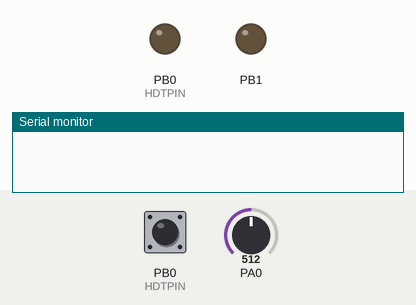
A program run on a simulated ATmega16, built with avr-gcc and emulated at 8 MHz. On the bench: output pins drawn as LEDs (lit = HIGH), the last lines printed to the serial monitor. The inputs (shaded band) are chosen by the test bench; at power-on: PA0 = 512, PB0 (HDTPIN) HIGH.

Above: at 0.1 s.
At 6.1 s:
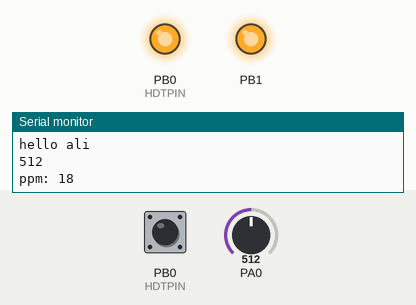
Timing chart, 0 to 7.6 s (numbered marks = the images above):
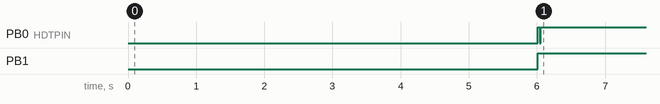

The program:

main.c
```c
/*
 * sensors_main.c
 *
 *  Created on: ?? جمادى الآخرة، ???? هـ
 *      Author: Ali Makhlouf
 */

#include "micro_config.h"
#include "uart.h"
#include "std_types.h"
#include "MQ_2.h"
#include <stdlib.h>
#include <math.h>

int main()
{

	char DHT11_data[5] = {0};
	char arr[10];

	_delay_ms(1000);
	UART_init();

	UART_sendStrByMark("hello ali \r\n", 0);

	MQ2_init();
	DHT_init();

	unint16_t ppm;
	DDRB |= 2;
	PORTB |= 2;
	PORTB |= 1;

	UART_sendStrByMark("hello ali \r\n", 0);

	while (1)
	{

		ppm = MQ2_get_result();
		itoa(ppm, arr, 10);
		UART_sendStrByMark("ppm: ", 0);
		UART_sendStrByMark(arr, 0);
		UART_sendChr(13);
		UART_sendChr(10);

		DHT11_read(DHT11_data);

		itoa(DHT11_data[0], arr, 10);
		UART_sendStrByMark("H2O: ", 0);
		UART_sendStrByMark(arr, 0);
		UART_sendChr(13);
		UART_sendChr(10);

		itoa(DHT11_data[2], arr, 10);
		UART_sendStrByMark("C: ", 0);
		UART_sendStrByMark(arr, 0);
		UART_sendChr(13);
		UART_sendChr(10);

		_delay_ms(2000);
	}

	return 0;
}
```

ADC_lib.c
```c
/*
 * ADC_lib.c
 *
 *  Created on: ? ÔÚÈÇä¡ ???? åÜ
 *      Author: hppp
 */
#include "ADC_lib.h"

#if(ADC_INT == 1)
volatile unint8_t adc_flag=5;
ISR (ADC_vect)		/*adjusted by the user*/
{
	adc_flag=1;
}
#endif

/*=====================================================================
 * ====================================================================
 */

void ADC_init(void)
{
	/* ADMUX Register Bits Description:
	 * REFS1:0 = 00 to choose to connect external reference voltage by input this voltage through AREF pin
	 * ADLAR   = 0 right adjusted
	 * MUX4:0  = 00000 to choose channel 0 as initialization
	 */
	ADMUX =(UPPER_LIMIT_SOURCE << REFS0) | (ADJUST_RESULT_BITS << ADLAR);

	/* ADCSRA Register Bits Description:
	 * ADEN    = 1 Enable ADC
	 * ADIE    = 0 Disable ADC Interrupt
	 * ADPS2:0 = 011 to choose ADC_Clock=F_CPU/8=1Mhz/8=125Khz --> ADC must operate in range 50-200Khz
	 */
	ADCSRA = (1 << ADEN) | (FREQ_PRESCALER << ADPS0) | (ADC_INT << ADIE);
}


#if (ADC_INT == 0) //if ADC in interrupt mode
unint16_t ADC_read(unint8_t channel_num)
{
	DDRA &= ~(1 << channel_num); // assign the pin as input
	channel_num &= 0x07; /* channel number must be from 0 --> 7 */
	/*clear first 5 bits in the ADMUX (unchoose any previously chosen channel)
	 * (channel number MUX4:0 bits) before setting the required channel
	 * */
	ADMUX &= 0xE0;
	ADMUX |= channel_num; /* choose the correct channel by setting the channel number in MUX4:0 bits */
	SET_BIT(ADCSRA,ADSC); /* start conversion process by writing '1' to ADSC */
	while (BIT_IS_CLEAR(ADCSRA,ADIF)); /* wait for conversion to complete ADIF becomes '1' */
	SET_BIT(ADCSRA,ADIF); /* clear ADIF by write '1' to it :) */
	ADMUX &= 0xE0; //unchoose the channel again
	return GET_ADC_RESULT; /* return the data register */
}
#else
void ADC_read(unint8_t channel_num)
{
	DDRA &= ~(1 << channel_num); // assign the pin as input
	channel_num &= 0x07; /* channel number must be from 0 --> 7 */
	ADMUX &= 0xE0; /* clear first 5 bits in the ADMUX (channel number MUX4:0 bits) before set the required channel */
	ADMUX = ADMUX | channel_num; /* choose the correct channel by setting the channel number in MUX4:0 bits */
	SET_BIT(ADCSRA,ADSC); /* start conversion write '1' to ADSC */
}
#endif
```

ADC_lib.h
```c
/*
 * ADC_lib.h
 *
 *  Created on: ? ÔÚÈÇä¡ ???? åÜ
 *      Author: hppp
 */

#ifndef ADC_LIB_H_
#define ADC_LIB_H_

#include "micro_config.h"
#include "std_types.h"
#include "common_macros.h"


//********************ADC CONFIGURATIONS**************************
/*ANALOG SIGNAL UPPER LIMIT SOURCE
AREF_PIN 0
AVCC_PIN 1
INTERNAL_SOURCE_2.56V 3
CHOOSE ONE OF THE ABOVE IN THE FOLLOWING CONFIGURAION*/
#define UPPER_LIMIT_SOURCE  1

/*CHOOSE THE RESULT BIT ALIGNMENT
 *LEFT_ADJUSTED_RESULT 1
 *RIGHT_ADJSUTED_RESULT 0
 *CHOOSE ONE OF THE ABOVE IN THE FOLLOWING CONFIGURAION
 */
#define ADJUST_RESULT_BITS 0


/* 1 for enable ---0 for disable*/
#define ADC_INT 0
//************************* END ***********************************

//THE FREQUENCY PRESCALER
#if (F_CPU > 12000000)
#define FREQ_PRESCALER 7
#elif (F_CPU > 6000000)
#define FREQ_PRESCALER 6
#elif (F_CPU > 3000000)
#define FREQ_PRESCALER 5
#elif (F_CPU > 1000000)
#define FREQ_PRESCALER 4
#elif (F_CPU == 1000000)
#define FREQ_PRESCALER 3
#endif

/*TO STANDARDISE THE ADC_ADJUSTMENT IN ORDER TO READ FROM THEM
  AFTER THE CONVERSION PROCESS HAPPENS*/
#if(ADJUST_RESULT_BITS == 0) /*right adjusted*/
#define GET_ADC_RESULT (ADCL + ((unint16_t)ADCH << 8))
#else /*LEFT ADJUSTED*/
#define GET_ADC_RESULT ((ADCL >> 6) + ((unint16_t)ADCH << 2))
#endif

/*
 * Description :
 * Function responsible for initialize the ADC driver.
 */
void ADC_init(void);

/*
 * Description :
 * Function responsible for read analog data from a certain ADC channel
 * and convert it to digital using the ADC driver.
 */
#if(ADC_INT == 0) //if an interrupt is used
unint16_t ADC_read(unint8_t channel_num);
#else
unint16_t ADC_read(unint8_t channel_num);
volatile extern unint8_t adc_flag; /*flag indicating ADC interrupt happend*/
#endif


#endif /* ADC_LIB_H_ */
```

DHT11.c
```c
#include "DHT11.h"

//NOTE:all the statement comments below are extra that are used for checking the work of the module by debugging it oscilliscope

void DHT_init()
{
	HDTDIR  |= (1<<HDTPIN);
	HDTPORT |= (1<<HDTPIN);
}


void DHT11_read(char *arr)
{

	HDTDIR |= (1 << HDTPIN);
	HDTPORT &= ~(1 << HDTPIN);      //first send start signal(low signal for 18 ms)
	_delay_ms(18);
	HDTPORT |= (1 << HDTPIN);       //pull up
	HDTDIR &= ~(1 << HDTPIN);	    //turn to input and wait for HDT 11 response

	while ((HDTPIN_STATUS & (1 << HDTPIN)));// checking for the ending of the high signal( beginning of response )(20-40us)

	while (!(HDTPIN_STATUS & (1 << HDTPIN)));//wait until the end of a low signal from DHT(80 us)

	while (HDTPIN_STATUS & (1 << HDTPIN));//wait until the end of a high signal from DHT(80 us)

	for (unint8_t cnt = 0; cnt < 5; cnt++ )		//5 times for each 8 bit of the 40-bit data
	{
		arr[cnt] = 0;					//clear the bit from the previous reading

		for (int8_t j = 0; j < 8; j++ )			//8 times to save the the bits of each byte of data
		{

			while (!(HDTPIN_STATUS & (1 << HDTPIN))) //wait for the 50us low signal before the data finishes
			{

			}

			_delay_us(40); // go th the part of the signal where you check for the signal part

			if(HDTPIN_STATUS & (1 << HDTPIN)) //if the high signal is more than 40us (means high bit) (70us)
			{
				arr[cnt] |= (1 << (7 - j)); //put 1 to the

				while (HDTPIN_STATUS & (1 << HDTPIN)) //waiting for the high signal to finish (in the case of the 70us)
				{

				}

			}

		}

	}

}
```

DHT11.h
```c
#ifndef  DHT11_library
#define  DHT11_library

#include "micro_config.h"
#include "std_types.h"

/***************************choose port and pin***********/
#define HDTDIR DDRB
#define HDTPORT PORTB
#define HDTPIN_STATUS PINB
#define HDTPIN  0
/*********************************************************/


void DHT_init(); //
void DHT11_read(char *arr); //sends an array of 5 cells , reads the module and puts the values in the array


#endif
```

MQ_2.c
```c
#include "MQ_2.h"

static unsigned int MQ2_GetPercentage(float , float ,float b, float);

// it calibrates the sensor to get the value of RO resistor
static float MQ2_Calibration ();

//  reads the analog value then derives the rs value
static float MQ2_get_res();

// it calibrates the sensor to get the value of RO resistor
static float MQ2_Calibration()
{
	char arr[10];

	unsigned char i;
	float val = 0;
	unint16_t adc_result;

	_delay_ms(5000);
	adc_result = ADC_read(MQ2_PIN);
	itoa((int)(adc_result), arr, 10);
	UART_sendStrByMark(arr, 0);
	UART_sendStrByMark("\r\n", 0);
	val = MQ2_CALC_R_VALUE(adc_result);


	/*for (i = 0; i < CALIBARAION_SAMPLE_TIMES; i++ )
	{
		//take multiple samples
		//it derives the resistance Rs from the analog read
		//applying the voltage divider formula to get the result
		adc_result = ADC_read(MQ2_PIN);
		val += MQ2_CALC_R_VALUE(adc_result);
		_delay_ms(CALIBRATION_SAMPLE_INTERVAL);
	}
	//calculate the average value
	val = val / CALIBARAION_SAMPLE_TIMES;*/


	/*itoa((int)(val), arr, 10);

	UART_sendStrByMark("val value is", 0);
	UART_sendStrByMark(arr, 0);
	UART_sendChr(13);
	UART_sendChr(10);*/


	val = val / RO_CLEAN_AIR_FACTOR;//divided by CLEAN_AIR_FACTOR result to R0
	//according to the chart in the datasheet
	/*itoa((int)(val), arr, 10);
	UART_sendStrByMark("val  after is:", 0);
	UART_sendStrByMark(arr, 0);
	UART_sendChr(13);
	UART_sendChr(10);*/

	return val;
}

//-----------------------------------------------------
//reads the analog value then derives the Resistance value value
static float MQ2_get_res()
{
	char arr[10];
	unsigned char i;
	float rs = 0;
	unint16_t adc_result;

	adc_result = ADC_read(MQ2_PIN);
	itoa((int)(adc_result), arr, 10);
	UART_sendStrByMark(arr, 0);
	UART_sendStrByMark("\r\n", 0);
	rs = MQ2_CALC_R_VALUE(adc_result);


	/*for (i = 0; i < READ_SAMPLE_TIMES; i++ )
	{
		adc_result = ADC_read(MQ2_PIN);
		rs += MQ2_CALC_R_VALUE(adc_result);
		_delay_ms(READ_SAMPLE_INTERVAL);
	}

	rs /= READ_SAMPLE_TIMES;*/

	//itoa((int)(rs), arr, 10);

	/*sprintf(arr,"%.3f",rs);

	UART_sendStrByMark("RS value is", 0);
	UART_sendStrByMark(arr, 0);
	UART_sendChr(13);
	UART_sendChr(10);

	itoa(adc_result, arr, 10);
	UART_sendStrByMark("V:  ", 0);
	UART_sendStrByMark(arr, 0);
	UART_sendChr(13);
	UART_sendChr(10);
*/


	return rs;
}


void MQ2_init()
{
	ADC_init();
	MQ2_R0 = MQ2_Calibration();
}
/*****************************  MQGetGasPercentage **********************************
Input:   rs_ro_ratio - Rs divided by Ro
         gas_id      - target gas type
Output:  ppm of the target gas
Remarks: This function passes different curves to the MQGetPercentage function which
         calculates the ppm (parts per million) of the target gas.
************************************************************************************/


static unsigned int MQ2_GetPercentage(float ratio, float m, float y, float x)
{
	char arr[10];
	double temp;
	temp = log10(ratio);
		/*itoa((int)(temp), arr, 10);

		UART_sendStrByMark("log10 value is", 0);
		UART_sendStrByMark(arr, 0);
		UART_sendChr(13);
		UART_sendChr(10);*/

	temp = (((temp - y) / m) + x);

			/*itoa((int)(temp), arr, 10);

			UART_sendStrByMark("log10 form", 0);
			UART_sendStrByMark(arr, 0);
			UART_sendChr(13);
			UART_sendChr(10);*/

		double power = pow(10, temp);

		/*itoa((int)(power), arr, 10);

		UART_sendStrByMark("POWER:", 0);
		UART_sendStrByMark(arr, 0);
		UART_sendChr(13);
		UART_sendChr(10);*/


	return (unint16_t)(pow(10,( ((log10(ratio) - y) / m) + x)));
}


//the function that gets the PPM value of various gases  from the RS/RO ratio
/*unsigned int MQ2_GetGasPercentage(float y, char gas_id)
{
	if (gas_id == GAS_SMOKE)
	{
		return MQ2_GetPercentage(y, SMOKE_SLOPE, SMOKE_B);
	}
	else
	{
		return 0;
	}

}*/

unint16_t MQ2_get_result()
{
	unint16_t ppm_result = MQ2_GetPercentage((MQ2_get_res(MQ2_PIN) / MQ2_R0), SMOKE_SLOPE, SMOKE_Y, SMOKE_X);

	return ppm_result;
}
```

MQ_2.h
```c
#ifndef MQ2_ibrary
#define MQ2_library

#include "ADC_lib.h"
#include <avr/io.h>
#include <util/delay.h>
#include "micro_config.h"
#include "std_types.h"
#include <math.h>
#include "stdlib.h"
#include "uart.h"


/******************choose the adc channel(pin)*********************/
#define MQ2_PIN  0

/******************************************************************/


#define	RL_VALUE  (10)  //define the load resistance on the board, in kilo ohms
#define NO_OF_CALIBARAIONS (30)    // NO OF TIMES TAKEN IN A CALIBRATION
#define CALIBARAION_SAMPLE_TIMES (50)     //define how many samples you are going to take in the calibration phase
#define CALIBRATION_SAMPLE_INTERVAL (100)   //define the time interal(in milisecond) between each samples in the
//cablibration phase
#define READ_SAMPLE_INTERVAL (10)    //define the time interval (in milliseconds) between each samples in
#define READ_SAMPLE_TIMES (50)     //define how many samples you are going to take in normal operation
//normal operator


//-------------------------------------------------------------------------------------
//constant #defines
#define         RO_CLEAN_AIR_FACTOR          (9.83)  //RO_CLEAR_AIR_FACTOR=(Sensor resistance in clean air)/RO,
//which is derived from the chart in datasheet


//#define         GAS_LPG                    (0)
//#define         GAS_CO                     (1)
#define         GAS_SMOKE                    (2)


//Y=MX+N{2.3,0.53
#define			SMOKE_SLOPE					-0.4434025702  //the log slope
#define			SMOKE_Y						0.53	  // the intercept value(b)
#define		    SMOKE_X						2.3
//------------------------------------------------------------------------------------


//void MQ_init(char pin);

float MQ2_R0;

#define MQ2_CALC_R_VALUE(adc_result) ((1023.0 - ((float)adc_result)) / ((float)adc_result))

//it derives the resistance Rs from the analog read
//float MQ2_ResistanceCalculation(unsigned int raw_adc);


//  reads the analog value then derives the rs value
//float MQ2_get_res();


unint16_t MQ2_get_result();


//the function that gets the PPM value of various gases  from the RS/RO ratio
//unsigned int MQ2_GetGasPercentage(float y, char gas_id);

void MQ2_init();

#endif
```

uart.c
```c
/* ---------------------------------------------------------------------------------------------------
[FILE NAME]: uart.c
[AUTHOR(S)]: Ali Makhlouf
[DATE CREATED]: 15/6/2016
[DESCRIPTION]: library c file for UART serial communication
--------------------------------------------------------------------------------------------------- */


#include "uart.h"
/*this part is interrupt and can be adjusted by the user*/
#if(RECEIVE_COMPLETE_INTERRUP==1)
	volatile unint8_t uart_rxc_flag;
#endif

#if(TRANSMIT_COMPLETE_INTERRUP==1)
	volatile unint8_t uart_txc_flag;
#endif

#if(DATA_REGISTER_EMPTY_INTERRUP==1)
	volatile unint8_t uart_empty_flag;
#endif

#if(RECEIVE_COMPLETE_INTERRUP==1)
	ISR(USART_RXC_vect)
	{

	}
#endif

#if(TRANSMIT_COMPLETE_INTERRUP==1)
	ISR(USART_TXC_vect )
	{

	}
#endif

#if(DATA_REGISTER_EMPTY_INTERRUP==1)
	ISR(USART_UDRE_vect)
	{

	}
#endif

/***************************************************/
void UART_init()
{

	/*calculate UBBR value the formula is (CPU_FREQUENCY / (16_OR_8 * BAUD RATE))  -1 */
	unint16_t UBBR_value = DIVIDE_FIXED_POINT_UART(CPU_FREQ_IN_FIXEDP,
						  	  	  	  	  	  	  MULTIPLY_FIXED_POINT_UART(FIXEDP_FACTOR_8_16,
						  	  	  	  	  	  			  	  	           FIXEDP_BAUD_RATE,
																		   UART_PRECISION_BITS),
											      UART_PRECISION_BITS) - (1<<UART_PRECISION_BITS);
	if((UBBR_value & 1) ) //if the precision bit is 0.1 in binary meaning 0.5 in decimal we should round up
	{
		UBBR_value = (UBBR_value >> 1) +1; //remove the precision bit and round up
	}
	else //if the precision bit is not 0.1 in binary meaning less than 0.5 in decimal we should round down
	{
		UBBR_value >>= UART_PRECISION_BITS; // round down by just removing the precision bit
	}

	//PORTB = UBBR_value; just for testing
	//setting the U2X bit to 1 for double speed asynchronous
	UCSRA = (DOUBLE_SPEED<< U2X);
	/************************** UCSRB Description **************************
	 * RXCIE = 1/0 En/Disable USART RX Complete Interrupt Enable
	 * TXCIE = 1/0 En/Disable USART Tx Complete Interrupt Enable
	 * UDRIE = 1/0 En/Disable USART Data Register Empty Interrupt Enable
	 * RXEN  = 1/0 Receiver En/Disable
	 * TXEN  = 1/0 Transmitter En/DisEnable
	 * UCSZ2 = 0   For 8-bit data mode
	 * RXB8 & TXB8 not used for 8-bit data mode
	 ***********************************************************************/
	UCSRB = (TRANSMIT_ENABLE << TXEN)|(RECIEVE_ENABLE<<RXEN) |(TRANSMIT_COMPLETE_INTERRUP<<TXCIE)|(RECEIVE_COMPLETE_INTERRUP<<RXCIE)|(DATA_REGISTER_EMPTY_INTERRUP<<UDRIE);

	/************************** UCSRC Description **************************
	 * URSEL   = 1 The URSEL must be one when writing the UCSRC
	 * UMSEL   = 0/1 As/Synchronous Operation
	 * UPM1:0  = 0 Disable parity bit
	 * USBS    = 0 One stop bit
	 * UCSZ1:0 = 11 For 8-bit data mode
	 * UCPOL   = 0 Used with the Synchronous operation only
	 ***********************************************************************/
	UCSRC =(1<<URSEL)|(SYNCH_ASYNCH<<UMSEL)|(PARITY<<UPM0)|(STOP_BITS<<USBS)|(DATA_SIZE<<UCSZ0)|(TRANS_SAMPLE_CONFIG<<UCPOL);

	//Put the upper part of the UBBR value here (bits 8 to 11)
	UBRRH = (unint8_t)(UBBR_value >> 8);
	//Put the remaining part of the UBBR value here
	UBRRL = (unint8_t)UBBR_value;
}


void UART_sendChr(const unint8_t byte)
{
	/* UDRE flag is set when the Tx buffer (UDR) is empty and ready for
	 * transmitting a new byte so wait until this flag is set to one */
	#if(DATA_REGISTER_EMPTY_INTERRUP==0) //if the send interrupt is not activated keep the flag polling
		while (BIT_IS_CLEAR(UCSRA,UDRE)){}
	#endif

	/* Put the required data in the UDR register and it also clear the UDRE flag as
	 * the UDR register is not empty now */
	UDR=byte;
}

unint8_t UART_receiveChr(void)
{
	/* RXC flag is set when the UART receive data so wait until this
	 * flag is set to one */
	#if(RECEIVE_COMPLETE_INTERRUP==0) //if the receive interrupt is not activated keep the flag polling
		while(BIT_IS_CLEAR(UCSRA,RXC))
		{

		}
	#endif
	/* Read the received data from the Rx buffer (UDR) and the RXC flag
	   will be cleared after read this data */
    return UDR;
}

/*notice that this function send the string except the null char */
void UART_sendStrByMark(const char *str , unint8_t mark)
{
	unint8_t i = 0;
	while(str[i] != mark)
	{
		UART_sendChr(str[i]);
		i++;
	}
}


void UART_sendStrBySize(const char *str,unint16_t size)
{
	unint8_t i = 0;
	while(i < size)
	{
		UART_sendChr(str[i]);
		i++;
	}
}

void UART_receiveStrByMark(char *str,unint8_t mark)
{
	unint8_t i = 0;
	do
	{
		str[i] = UART_receiveChr();
	}
	while(str[i++] != mark);

	i--;	/*decrement because we incremented i once from the null place after exiting the loop so we must go one step back to it*/
	str[i] = '\0';
}

void UART_receiveStrBySize(char *str,unint16_t size)
{
	unint8_t i = 0;
	while(i < size)
	{
		str[i] = UART_receiveChr();
		i++;
	}
	str[i] = '\0';
}
```

micro_config.h
```c
/*
 * micro_config.h
 *
 * Created: 1/3/2015 11:28:01 PM
 *  Author: Mohamed Tarek
 */


#ifndef MICRO_CONFIG_H_
#define MICRO_CONFIG_H_


#define F_CPU 8000000UL //1MHz Clock frequency


#include <avr/io.h>
#include <avr/interrupt.h>
#include <util/delay.h>
#include <stdlib.h>

#endif /* MICRO_CONFIG_H_ */
```

Source omitted: uart.h (11403 bytes), common_macros.h (988 bytes), std_types.h (412 bytes)

Measured:
- by itself, PB0 (HDTPIN): LOW → HIGH at 6.0 s, → LOW 0.03 s later, → HIGH 0.02 s later
- by itself, PB1: LOW → HIGH at 6.0 s
